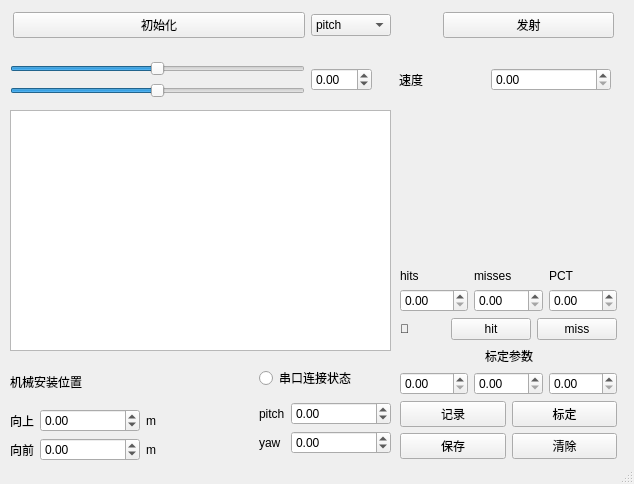
<?xml version="1.0" encoding="UTF-8"?>
<ui version="4.0">
 <class>MainWindow</class>
 <widget class="QMainWindow" name="MainWindow">
  <property name="geometry">
   <rect>
    <x>0</x>
    <y>0</y>
    <width>634</width>
    <height>484</height>
   </rect>
  </property>
  <property name="windowTitle">
   <string>MainWindow</string>
  </property>
  <widget class="QWidget" name="centralwidget">
   <widget class="QWidget" name="horizontalLayoutWidget_2">
    <property name="geometry">
     <rect>
      <x>13</x>
      <y>9</y>
      <width>601</width>
      <height>33</height>
     </rect>
    </property>
    <layout class="QHBoxLayout" name="horizontalLayout_2">
     <item>
      <widget class="QPushButton" name="pushButton">
       <property name="text">
        <string>初始化</string>
       </property>
      </widget>
     </item>
     <item>
      <widget class="QComboBox" name="comboBox">
       <property name="maximumSize">
        <size>
         <width>80</width>
         <height>16777215</height>
        </size>
       </property>
       <item>
        <property name="text">
         <string>pitch</string>
        </property>
       </item>
       <item>
        <property name="text">
         <string>yaw</string>
        </property>
       </item>
       <item>
        <property name="text">
         <string>both</string>
        </property>
       </item>
      </widget>
     </item>
     <item>
      <spacer name="horizontalSpacer_2">
       <property name="orientation">
        <enum>Qt::Horizontal</enum>
       </property>
       <property name="sizeType">
        <enum>QSizePolicy::Fixed</enum>
       </property>
       <property name="sizeHint" stdset="0">
        <size>
         <width>46</width>
         <height>10</height>
        </size>
       </property>
      </spacer>
     </item>
     <item>
      <widget class="QPushButton" name="pushButton_2">
       <property name="maximumSize">
        <size>
         <width>171</width>
         <height>16777215</height>
        </size>
       </property>
       <property name="text">
        <string>发射</string>
       </property>
      </widget>
     </item>
    </layout>
   </widget>
   <widget class="QWidget" name="horizontalLayoutWidget_3">
    <property name="geometry">
     <rect>
      <x>10</x>
      <y>60</y>
      <width>601</width>
      <height>40</height>
     </rect>
    </property>
    <layout class="QHBoxLayout" name="horizontalLayout_3">
     <item>
      <layout class="QVBoxLayout" name="verticalLayout_3">
       <item>
        <widget class="QSlider" name="horizontalSlider">
         <property name="minimumSize">
          <size>
           <width>295</width>
           <height>0</height>
          </size>
         </property>
         <property name="maximumSize">
          <size>
           <width>400</width>
           <height>16777215</height>
          </size>
         </property>
         <property name="minimum">
          <number>-99</number>
         </property>
         <property name="orientation">
          <enum>Qt::Horizontal</enum>
         </property>
        </widget>
       </item>
       <item>
        <widget class="QSlider" name="horizontalSlider_2">
         <property name="minimumSize">
          <size>
           <width>295</width>
           <height>0</height>
          </size>
         </property>
         <property name="maximumSize">
          <size>
           <width>200</width>
           <height>16777215</height>
          </size>
         </property>
         <property name="minimum">
          <number>-99</number>
         </property>
         <property name="orientation">
          <enum>Qt::Horizontal</enum>
         </property>
        </widget>
       </item>
      </layout>
     </item>
     <item>
      <widget class="QDoubleSpinBox" name="angle_set">
       <property name="minimum">
        <double>-99.989999999999995</double>
       </property>
      </widget>
     </item>
     <item>
      <layout class="QHBoxLayout" name="horizontalLayout_7">
       <item>
        <spacer name="horizontalSpacer_3">
         <property name="orientation">
          <enum>Qt::Horizontal</enum>
         </property>
         <property name="sizeType">
          <enum>QSizePolicy::Fixed</enum>
         </property>
         <property name="sizeHint" stdset="0">
          <size>
           <width>21</width>
           <height>20</height>
          </size>
         </property>
        </spacer>
       </item>
       <item>
        <widget class="QLabel" name="label_6">
         <property name="text">
          <string>速度</string>
         </property>
        </widget>
       </item>
       <item>
        <spacer name="horizontalSpacer_4">
         <property name="orientation">
          <enum>Qt::Horizontal</enum>
         </property>
         <property name="sizeHint" stdset="0">
          <size>
           <width>40</width>
           <height>20</height>
          </size>
         </property>
        </spacer>
       </item>
       <item>
        <widget class="QDoubleSpinBox" name="speed_set">
         <property name="minimumSize">
          <size>
           <width>120</width>
           <height>0</height>
          </size>
         </property>
        </widget>
       </item>
      </layout>
     </item>
    </layout>
   </widget>
   <widget class="QGraphicsView" name="graphicsView">
    <property name="geometry">
     <rect>
      <x>10</x>
      <y>110</y>
      <width>381</width>
      <height>241</height>
     </rect>
    </property>
   </widget>
   <widget class="QWidget" name="horizontalLayoutWidget_5">
    <property name="geometry">
     <rect>
      <x>10</x>
      <y>360</y>
      <width>381</width>
      <height>101</height>
     </rect>
    </property>
    <layout class="QHBoxLayout" name="horizontalLayout_5">
     <item>
      <layout class="QVBoxLayout" name="verticalLayout_7">
       <item>
        <widget class="QLabel" name="label_5">
         <property name="text">
          <string>机械安装位置</string>
         </property>
        </widget>
       </item>
       <item>
        <layout class="QHBoxLayout" name="horizontalLayout_4">
         <item>
          <layout class="QVBoxLayout" name="verticalLayout_5">
           <property name="spacing">
            <number>6</number>
           </property>
           <item>
            <widget class="QLabel" name="label_3">
             <property name="maximumSize">
              <size>
               <width>100</width>
               <height>100</height>
              </size>
             </property>
             <property name="text">
              <string>向上</string>
             </property>
            </widget>
           </item>
           <item>
            <widget class="QLabel" name="label_4">
             <property name="maximumSize">
              <size>
               <width>50</width>
               <height>16777215</height>
              </size>
             </property>
             <property name="text">
              <string>向前</string>
             </property>
            </widget>
           </item>
          </layout>
         </item>
         <item>
          <layout class="QVBoxLayout" name="verticalLayout_6">
           <item>
            <widget class="QDoubleSpinBox" name="up">
             <property name="minimumSize">
              <size>
               <width>100</width>
               <height>0</height>
              </size>
             </property>
             <property name="minimum">
              <double>-999.000000000000000</double>
             </property>
            </widget>
           </item>
           <item>
            <widget class="QDoubleSpinBox" name="forward">
             <property name="minimum">
              <double>-9999.000000000000000</double>
             </property>
            </widget>
           </item>
          </layout>
         </item>
         <item>
          <layout class="QVBoxLayout" name="verticalLayout_13">
           <item>
            <widget class="QLabel" name="label_11">
             <property name="text">
              <string>m</string>
             </property>
            </widget>
           </item>
           <item>
            <widget class="QLabel" name="label_12">
             <property name="text">
              <string>m</string>
             </property>
            </widget>
           </item>
          </layout>
         </item>
        </layout>
       </item>
      </layout>
     </item>
     <item>
      <spacer name="horizontalSpacer">
       <property name="orientation">
        <enum>Qt::Horizontal</enum>
       </property>
       <property name="sizeHint" stdset="0">
        <size>
         <width>40</width>
         <height>20</height>
        </size>
       </property>
      </spacer>
     </item>
     <item>
      <layout class="QVBoxLayout" name="verticalLayout_4">
       <item>
        <widget class="QRadioButton" name="state">
         <property name="text">
          <string>串口连接状态</string>
         </property>
        </widget>
       </item>
       <item>
        <layout class="QHBoxLayout" name="horizontalLayout">
         <item>
          <layout class="QVBoxLayout" name="verticalLayout_2">
           <item>
            <widget class="QLabel" name="label">
             <property name="text">
              <string>pitch</string>
             </property>
            </widget>
           </item>
           <item>
            <widget class="QLabel" name="label_2">
             <property name="text">
              <string>yaw</string>
             </property>
            </widget>
           </item>
          </layout>
         </item>
         <item>
          <layout class="QVBoxLayout" name="verticalLayout">
           <item>
            <widget class="QDoubleSpinBox" name="pitch">
             <property name="minimumSize">
              <size>
               <width>100</width>
               <height>0</height>
              </size>
             </property>
             <property name="minimum">
              <double>-99.989999999999995</double>
             </property>
            </widget>
           </item>
           <item>
            <widget class="QDoubleSpinBox" name="yaw">
             <property name="minimum">
              <double>-99.989999999999995</double>
             </property>
            </widget>
           </item>
          </layout>
         </item>
        </layout>
       </item>
      </layout>
     </item>
    </layout>
   </widget>
   <widget class="QWidget" name="verticalLayoutWidget_5">
    <property name="geometry">
     <rect>
      <x>400</x>
      <y>220</y>
      <width>217</width>
      <height>239</height>
     </rect>
    </property>
    <layout class="QVBoxLayout" name="verticalLayout_12">
     <item>
      <spacer name="verticalSpacer">
       <property name="orientation">
        <enum>Qt::Vertical</enum>
       </property>
       <property name="sizeHint" stdset="0">
        <size>
         <width>20</width>
         <height>40</height>
        </size>
       </property>
      </spacer>
     </item>
     <item>
      <layout class="QHBoxLayout" name="horizontalLayout_10">
       <item>
        <layout class="QVBoxLayout" name="verticalLayout_9">
         <item>
          <widget class="QLabel" name="label_8">
           <property name="text">
            <string>hits</string>
           </property>
          </widget>
         </item>
         <item>
          <widget class="QDoubleSpinBox" name="hits"/>
         </item>
        </layout>
       </item>
       <item>
        <layout class="QVBoxLayout" name="verticalLayout_10">
         <item>
          <widget class="QLabel" name="label_9">
           <property name="text">
            <string>misses</string>
           </property>
          </widget>
         </item>
         <item>
          <widget class="QDoubleSpinBox" name="misses"/>
         </item>
        </layout>
       </item>
       <item>
        <layout class="QVBoxLayout" name="verticalLayout_11">
         <item>
          <widget class="QLabel" name="label_10">
           <property name="text">
            <string>PCT</string>
           </property>
          </widget>
         </item>
         <item>
          <widget class="QDoubleSpinBox" name="pct"/>
         </item>
        </layout>
       </item>
      </layout>
     </item>
     <item>
      <layout class="QHBoxLayout" name="horizontalLayout_9">
       <item>
        <widget class="QLabel" name="label_7">
         <property name="text">
          <string>🎯</string>
         </property>
        </widget>
       </item>
       <item>
        <widget class="QPushButton" name="pushButton_7">
         <property name="text">
          <string>hit</string>
         </property>
        </widget>
       </item>
       <item>
        <widget class="QPushButton" name="pushButton_8">
         <property name="text">
          <string>miss</string>
         </property>
        </widget>
       </item>
      </layout>
     </item>
     <item>
      <layout class="QHBoxLayout" name="horizontalLayout_13">
       <item>
        <spacer name="horizontalSpacer_5">
         <property name="orientation">
          <enum>Qt::Horizontal</enum>
         </property>
         <property name="sizeHint" stdset="0">
          <size>
           <width>40</width>
           <height>20</height>
          </size>
         </property>
        </spacer>
       </item>
       <item>
        <widget class="QLabel" name="label_13">
         <property name="text">
          <string>标定参数</string>
         </property>
        </widget>
       </item>
       <item>
        <spacer name="horizontalSpacer_6">
         <property name="orientation">
          <enum>Qt::Horizontal</enum>
         </property>
         <property name="sizeHint" stdset="0">
          <size>
           <width>40</width>
           <height>20</height>
          </size>
         </property>
        </spacer>
       </item>
      </layout>
     </item>
     <item>
      <layout class="QHBoxLayout" name="horizontalLayout_11">
       <item>
        <widget class="QDoubleSpinBox" name="ceo1"/>
       </item>
       <item>
        <widget class="QDoubleSpinBox" name="ceo2"/>
       </item>
       <item>
        <widget class="QDoubleSpinBox" name="ceo3"/>
       </item>
      </layout>
     </item>
     <item>
      <layout class="QVBoxLayout" name="verticalLayout_8">
       <item>
        <layout class="QHBoxLayout" name="horizontalLayout_6">
         <item>
          <widget class="QPushButton" name="pushButton_3">
           <property name="text">
            <string>记录</string>
           </property>
          </widget>
         </item>
         <item>
          <widget class="QPushButton" name="pushButton_4">
           <property name="text">
            <string>标定</string>
           </property>
          </widget>
         </item>
        </layout>
       </item>
       <item>
        <layout class="QHBoxLayout" name="horizontalLayout_8">
         <item>
          <widget class="QPushButton" name="pushButton_5">
           <property name="text">
            <string>保存</string>
           </property>
          </widget>
         </item>
         <item>
          <widget class="QPushButton" name="pushButton_6">
           <property name="text">
            <string>清除</string>
           </property>
          </widget>
         </item>
        </layout>
       </item>
      </layout>
     </item>
    </layout>
   </widget>
  </widget>
  <widget class="QStatusBar" name="statusbar"/>
 </widget>
 <resources/>
 <connections/>
</ui>
